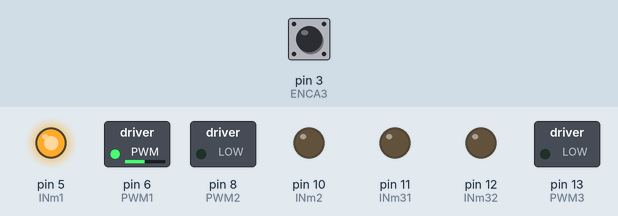
Simulated run of this sketch. Board: Arduino Leonardo, built with avr-gcc and run on an emulated ATmega32U4. Parts: switched loads named in the sketch (green lamp = pin HIGH), output pins drawn as LEDs (lit = HIGH). Inputs (shaded band) come from the test bench; at power-on: pin 3 (ENCA3) HIGH. What the sketch prints to the serial monitor is not drawn.

Above: at 0.1 s.
Timing chart, 0 to 1.6 s (numbered marks = the images above):
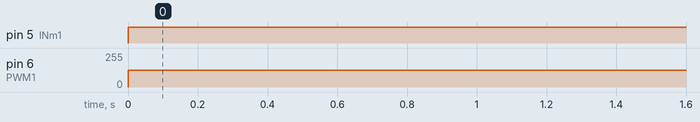

The sketch:

controlDC_with_PIDV2.ino
```cpp
#include <util/atomic.h> // For the ATOMIC_BLOCK macro
#define ENCA3 3
#define enbpinb3 2
#define ENCA1 19
#define enbpinb1 18
#define ENCA2 21
#define enbpinb2 20
#define PWM1 6
#define INm1 5
char blueToothVal;
#define PWM3  13
#define INm31 11
#define INm32 12

#define PWM2 8
#define INm2 10

volatile int posi1 = 0;
volatile int posi2 = 0;
volatile int posi3 = 0;
double Degree1;
double Degree2;

void setup() {
  Serial.begin(9600);
  pinMode(ENCA1,INPUT_PULLUP);
  pinMode(enbpinb1,INPUT_PULLUP);
  attachInterrupt(digitalPinToInterrupt(ENCA1),readEncoder1,RISING);
  pinMode(ENCA2,INPUT_PULLUP);
  pinMode(enbpinb2,INPUT_PULLUP);
  attachInterrupt(digitalPinToInterrupt(ENCA2),readEncoder2,RISING);
  attachInterrupt(digitalPinToInterrupt(ENCA3),readEncoder3,RISING);

  pinMode(PWM1,OUTPUT);
  //pinMode(INm11,OUTPUT);
   pinMode(INm1,OUTPUT);
    pinMode(PWM2,OUTPUT);
   pinMode(INm2,OUTPUT);
    pinMode(INm31,OUTPUT);
   pinMode(INm32,OUTPUT);
   pinMode(PWM3,OUTPUT);
   //pinMode(INm22,OUTPUT);
  Serial.println("target pos");
}

void loop()
{
Degree1=360;
//Motor_postion_control(Degree1, PWM2, INm2,posi2);
Serial.print("    ");
Motor_postion_control(Degree1*2, PWM1, INm1,posi1);
 Serial.println("");
  //setMotorH(1,255,PWM2,INm21,INm22);
//Motor_postion_control1(Degree1, PWM1, INm1,posi3);
//setMotorH(1,255,PWM3,INm31,INm32);


}
void setMotorH(int dir1, int pwmVal1, int pwm1, int in11, int in12)
{
  analogWrite(pwm1,pwmVal1);
  if(dir1 == 1){
    digitalWrite(in11,HIGH);
    digitalWrite(in12,LOW);
   }
  else if(dir1 == -1){
    digitalWrite(in11,LOW);
    digitalWrite(in12,HIGH);

  }
  else{
    digitalWrite(in11,LOW);
    digitalWrite(in12,LOW);
    analogWrite(pwm1,0);

  }
}
void setMotor(int dir, int pwmVal, int pwm, int in1)
{
  analogWrite(pwm,pwmVal);
  if(dir == 1){
    digitalWrite(in1,HIGH);
   }
  else if(dir == -1){
    digitalWrite(in1,LOW);

  }
  else{
    analogWrite(pwm,0);

  }
}

void readEncoder1(){
  int b1 = digitalRead(enbpinb1);
  if(b1 > 0){
    posi1++;
  }
  else{
    posi1--;
  }
}

void readEncoder2(){
  int b2 = digitalRead(enbpinb2);
  if(b2 > 0){
    posi2++;
  }
  else{
    posi2--;
  }
}
void readEncoder3(){
  int b2 = digitalRead(enbpinb3);
  if(b2 > 0){
    posi3++;
  }
  else{
    posi3--;
  }
}
void Motor_postion_control(double degree,int PWMm,int INM11, int posi)
{  // specify posi as volatile: https://www.arduino.cc/reference/en/language/variables/variable-scope-qualifiers/volatile/
  long prevT = 0;
  float eprev = 0;
  float eintegral = 0;

  double de= degree ;
  double t1= (600*degree);
  double t2 = t1/360;

  int target =t2;


  // PID constants
  float kp = 6.8;
  float kd = 0.025;
  float ki = 0;

  // time difference
  long currT = micros();
  float deltaT = ((float) (currT - prevT))/( 1.0e6 );
  prevT = currT;

  // Read the position in an atomic block to avoid a potential
  // misread if the interrupt coincides with this code running
  // see: https://www.arduino.cc/reference/en/language/variables/variable-scope-qualifiers/volatile/
  int pos = 0;
  ATOMIC_BLOCK(ATOMIC_RESTORESTATE) {
    pos = posi;
  }

  // error
  int e = target - pos;

  // derivative
  float dedt = (e-eprev)/(deltaT);

  // integral
  eintegral = eintegral + e*deltaT;

  // control signal
  float u = kp*e + kd*dedt + ki*eintegral;

  // motor power
  float pwr = fabs(u);
  if( pwr > 125 ){
    pwr = 125;
  }

  // motor direction
  int dir = 1;
  if(u<0){
    dir = -1;
  }

  // signal the motor
  setMotor(dir,pwr,PWMm,INM11);


  // store previous error
  eprev = e;

  Serial.print(target);
  Serial.print(" ");
  Serial.print(pos);
  Serial.print(" ");


}

void Motor_postion_control1(double degree1,int PWMm1,int INM1, int posi1)
{  // specify posi as volatile: https://www.arduino.cc/reference/en/language/variables/variable-scope-qualifiers/volatile/
  long prevT1 = 0;
  float eprev1= 0;
  float eintegral1 = 0;

  double de1= degree1 ;
  double t11= (600*degree1);
  double t21 = t11/360;

  int target1 =t21;


  // PID constants
  float kp1 = 6.8;
  float kd1 = 0.025;
  float ki1 = 0;

  // time difference
  long currT1 = micros();
  float deltaT1 = ((float) (currT1 - prevT1))/( 1.0e6 );
  prevT1 = currT1;

  // Read the position in an atomic block to avoid a potential
  // misread if the interrupt coincides with this code running
  // see: https://www.arduino.cc/reference/en/language/variables/variable-scope-qualifiers/volatile/
  int pos1 = 0;
  ATOMIC_BLOCK(ATOMIC_RESTORESTATE) {
    pos1 = posi1;
  }

  // error
  int e1 = target1 - pos1;

  // derivative
  float dedt1 = (e1-eprev1)/(deltaT1);

  // integral
  eintegral1 = eintegral1 + e1*deltaT1;

  // control signal
  float u1 = kp1*e1 + kd1*dedt1 + ki1*eintegral1;

  // motor power
  float pwr1 = fabs(u1);
  if( pwr1 > 255 ){
    pwr1 = 255;
  }

  // motor direction
  int dir1 = 1;
  if(u1<0){
    dir1 = -1;
  }

  // signal the motor
  setMotorH(dir1,pwr1,PWM3,INm31,INm32);


  // store previous error
  eprev1 = e1;

  Serial.print(target1);
  Serial.print(" ");
  Serial.print(pos1);
  Serial.print(" ");


}/*
void Motor_postion_control2(double degree2,int PWMm2,int INM21,int INM22, int posi2)
{  // specify posi as volatile: https://www.arduino.cc/reference/en/language/variables/variable-scope-qualifiers/volatile/
  long prevT2 = 0;
  float eprev2= 0;
  float eintegral2 = 0;

  double de2= degree2 ;
  double t12= (600*degree2);
  double t22 = t12/360;

  int target2 =t22;


  // PID constants
  float kp2 = 6.8;
  float kd2 = 0.025;
  float ki2 = 0;

  // time difference
  long currT2 = micros();
  float deltaT2 = ((float) (currT2 - prevT2))/( 1.0e6 );
  prevT2 = currT2;

  // Read the position in an atomic block to avoid a potential
  // misread if the interrupt coincides with this code running
  // see: https://www.arduino.cc/reference/en/language/variables/variable-scope-qualifiers/volatile/
  int pos2 = 0;
  ATOMIC_BLOCK(ATOMIC_RESTORESTATE) {
    pos2 = posi2;
  }

  // error
  int e2 = target2 - pos2;

  // derivative
  float dedt2 = (e2-eprev2)/(deltaT2);

  // integral
  eintegral2 = eintegral2 + e2*deltaT2;

  // control signal
  float u2 = kp2*e2 + kd2*dedt2 + ki2*eintegral2;

  // motor power
  float pwr2 = fabs(u2);
  if( pwr2 > 125 ){
    pwr2 = 125;
  }

  // motor direction
  int dir2 = 1;
  if(u2<0){
    dir2 = -1;
  }

  // signal the motor
  setMotorH(dir2,pwr2,PWMm2,INM21,INM22);


  // store previous error
  eprev2 = e2;

  Serial.print(target2);
  Serial.print(" ");
  Serial.print(pos2);
  Serial.print(" ");


}*/


void forward (void)
{
  Motor_postion_control1(0, PWM1, INm1,posi3);
Motor_postion_control(180, PWM2, INm2,posi2);
Serial.print("    ");
Motor_postion_control(0, PWM1, INm1,posi1);
 Serial.println("");
  //setMotorH(1,255,PWM2,INm21,INm22);
//Motor_postion_control1(Degree1, PWM1, INm1,posi3);
//setMotorH(1,255,PWM3,INm31,INm32);
}
void STOP(void)
{
  Motor_postion_control(0, PWM2, INm2,posi2);
Serial.print("    ");
Motor_postion_control(360*2, PWM1, INm1,posi1);
}
void right()
{
  Motor_postion_control1(180, PWM1, INm1,posi3);
}
void left()
{
  Motor_postion_control1(-180, PWM1, INm1,posi3);
}

void bluetooth()
{
 while (Serial1.available())                                    // Read bluetooth commands over Serial1 // Warning: If an error with Serial1 occurs, make sure Arduino Mega 2560 is Selected
 {

    blueToothVal = Serial1.read();
                                 //  convert the string 'str' into an integer and assign it to blueToothVal
    Serial.print("BlueTooth Value ");
    Serial.println(blueToothVal);

// **************************************************************************************************************************************************

 switch (blueToothVal)
 {
      case 'a':
         forward ();
        break;

      case 'b':
         STOP();
        break;

      case 'c':
         right();
        break;
       case 'd':
        left();
        break;

      case 'e':

        break;

      case 6:

        break;

      case 7:

        break;
 }
 }}
 /*
void blue(void)
{
if (Serial.available() > 0) {
    command = Serial.read();
    Stop(); //Initialize with motors stoped.
    switch(command)
    {
      case 'a':
        forward();
        break;
      case 'c':
        back();
        break;
      case 'd':
        left();
        break;
      case 'b':
        right();
        break;
        case 's':
        Stop();
        break;
    }
    Serial.print(command);
  }
  }
*/
```

Measured:
- by itself, pin 5 (INm1): LOW → HIGH at 0.00 s
- by itself, pin 6 (PWM1): 0/255 → 125/255 at 0.00 s
